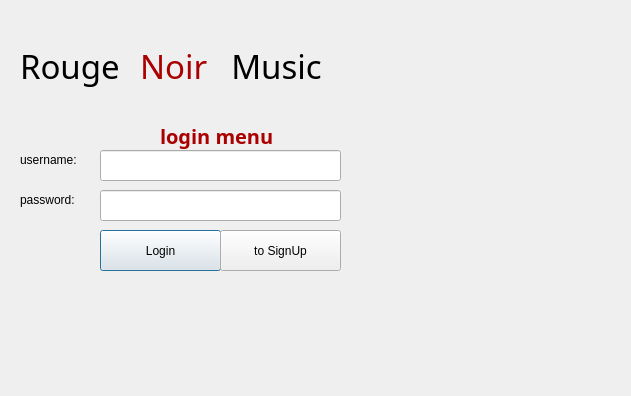
<?xml version="1.0" encoding="UTF-8"?>
<ui version="4.0">
 <class>Login</class>
 <widget class="QDialog" name="Login">
  <property name="geometry">
   <rect>
    <x>0</x>
    <y>0</y>
    <width>631</width>
    <height>396</height>
   </rect>
  </property>
  <property name="windowTitle">
   <string>Dialog</string>
  </property>
  <property name="styleSheet">
   <string notr="true">#Login{
border-image: url(:/icon/icon/loginandsignup.jpg);}</string>
  </property>
  <widget class="QPushButton" name="pushButton_login">
   <property name="geometry">
    <rect>
     <x>100</x>
     <y>230</y>
     <width>121</width>
     <height>41</height>
    </rect>
   </property>
   <property name="text">
    <string>Login</string>
   </property>
  </widget>
  <widget class="QPushButton" name="pushButton_tosignup">
   <property name="geometry">
    <rect>
     <x>220</x>
     <y>230</y>
     <width>121</width>
     <height>41</height>
    </rect>
   </property>
   <property name="text">
    <string>to SignUp</string>
   </property>
  </widget>
  <widget class="QLineEdit" name="lineEdit_p">
   <property name="geometry">
    <rect>
     <x>100</x>
     <y>190</y>
     <width>241</width>
     <height>31</height>
    </rect>
   </property>
  </widget>
  <widget class="QLineEdit" name="lineEdit_u">
   <property name="geometry">
    <rect>
     <x>100</x>
     <y>150</y>
     <width>241</width>
     <height>31</height>
    </rect>
   </property>
  </widget>
  <widget class="QLabel" name="label_uname">
   <property name="geometry">
    <rect>
     <x>20</x>
     <y>150</y>
     <width>81</width>
     <height>20</height>
    </rect>
   </property>
   <property name="text">
    <string>username:</string>
   </property>
  </widget>
  <widget class="QLabel" name="label_pass">
   <property name="geometry">
    <rect>
     <x>20</x>
     <y>190</y>
     <width>81</width>
     <height>20</height>
    </rect>
   </property>
   <property name="text">
    <string>password:</string>
   </property>
  </widget>
  <widget class="QLabel" name="label">
   <property name="geometry">
    <rect>
     <x>160</x>
     <y>120</y>
     <width>251</width>
     <height>31</height>
    </rect>
   </property>
   <property name="palette">
    <palette>
     <active>
      <colorrole role="WindowText">
       <brush brushstyle="SolidPattern">
        <color alpha="255">
         <red>170</red>
         <green>0</green>
         <blue>0</blue>
        </color>
       </brush>
      </colorrole>
     </active>
     <inactive>
      <colorrole role="WindowText">
       <brush brushstyle="SolidPattern">
        <color alpha="255">
         <red>170</red>
         <green>0</green>
         <blue>0</blue>
        </color>
       </brush>
      </colorrole>
     </inactive>
     <disabled>
      <colorrole role="WindowText">
       <brush brushstyle="SolidPattern">
        <color alpha="255">
         <red>120</red>
         <green>120</green>
         <blue>120</blue>
        </color>
       </brush>
      </colorrole>
     </disabled>
    </palette>
   </property>
   <property name="font">
    <font>
     <family>Adobe Caslon Pro Bold</family>
     <pointsize>15</pointsize>
     <weight>75</weight>
     <bold>true</bold>
    </font>
   </property>
   <property name="text">
    <string>login menu</string>
   </property>
  </widget>
  <widget class="QLabel" name="label_2">
   <property name="geometry">
    <rect>
     <x>20</x>
     <y>30</y>
     <width>351</width>
     <height>71</height>
    </rect>
   </property>
   <property name="font">
    <font>
     <family>Adobe Caslon Pro Bold</family>
     <pointsize>25</pointsize>
    </font>
   </property>
   <property name="text">
    <string>Rouge             Music</string>
   </property>
  </widget>
  <widget class="QLabel" name="label_3">
   <property name="geometry">
    <rect>
     <x>140</x>
     <y>30</y>
     <width>161</width>
     <height>71</height>
    </rect>
   </property>
   <property name="palette">
    <palette>
     <active>
      <colorrole role="WindowText">
       <brush brushstyle="SolidPattern">
        <color alpha="255">
         <red>170</red>
         <green>0</green>
         <blue>0</blue>
        </color>
       </brush>
      </colorrole>
     </active>
     <inactive>
      <colorrole role="WindowText">
       <brush brushstyle="SolidPattern">
        <color alpha="255">
         <red>170</red>
         <green>0</green>
         <blue>0</blue>
        </color>
       </brush>
      </colorrole>
     </inactive>
     <disabled>
      <colorrole role="WindowText">
       <brush brushstyle="SolidPattern">
        <color alpha="255">
         <red>120</red>
         <green>120</green>
         <blue>120</blue>
        </color>
       </brush>
      </colorrole>
     </disabled>
    </palette>
   </property>
   <property name="font">
    <font>
     <family>Adobe Caslon Pro Bold</family>
     <pointsize>25</pointsize>
     <weight>50</weight>
     <bold>false</bold>
    </font>
   </property>
   <property name="text">
    <string>Noir</string>
   </property>
  </widget>
 </widget>
 <resources/>
 <connections/>
</ui>
